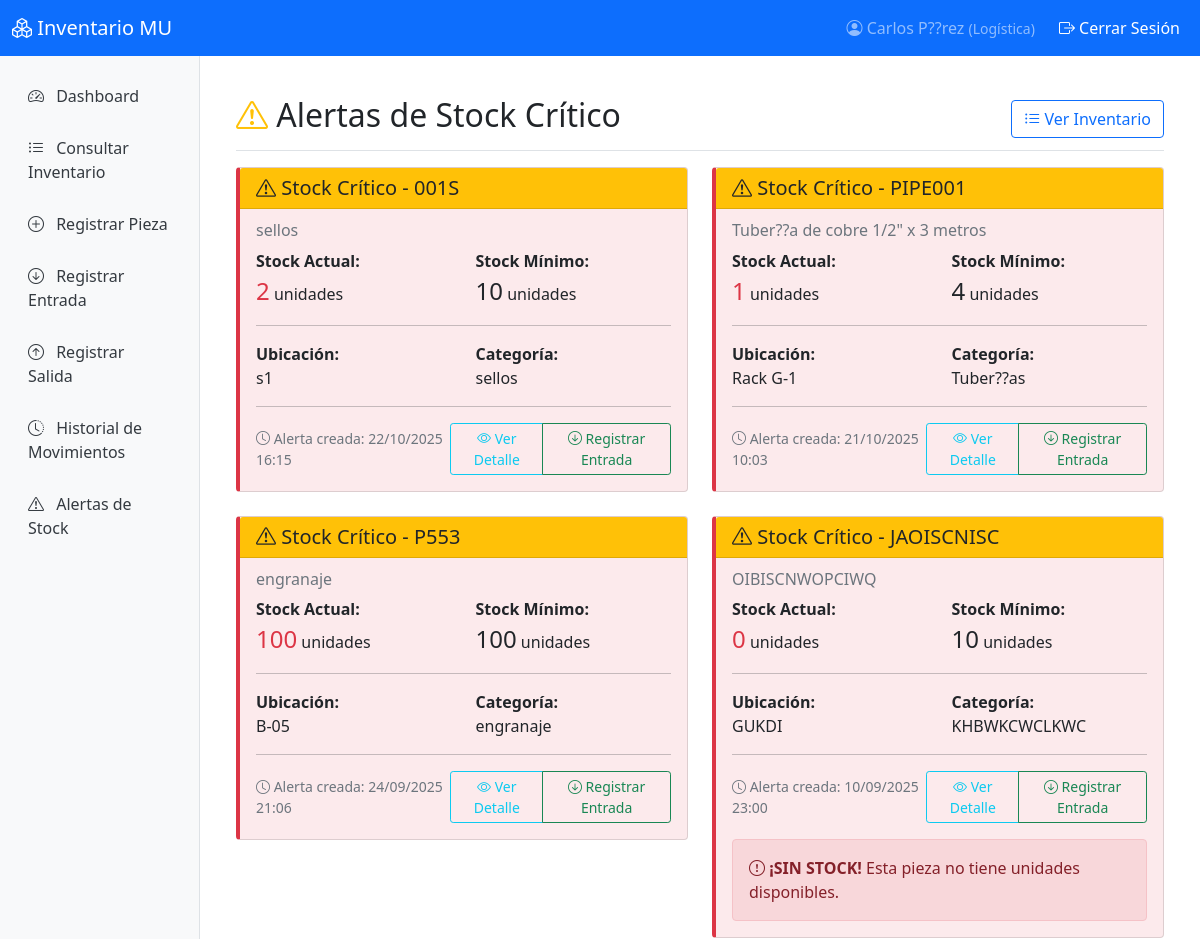
The app's page /inventario/alertas/ (signed in, upper part), older data.
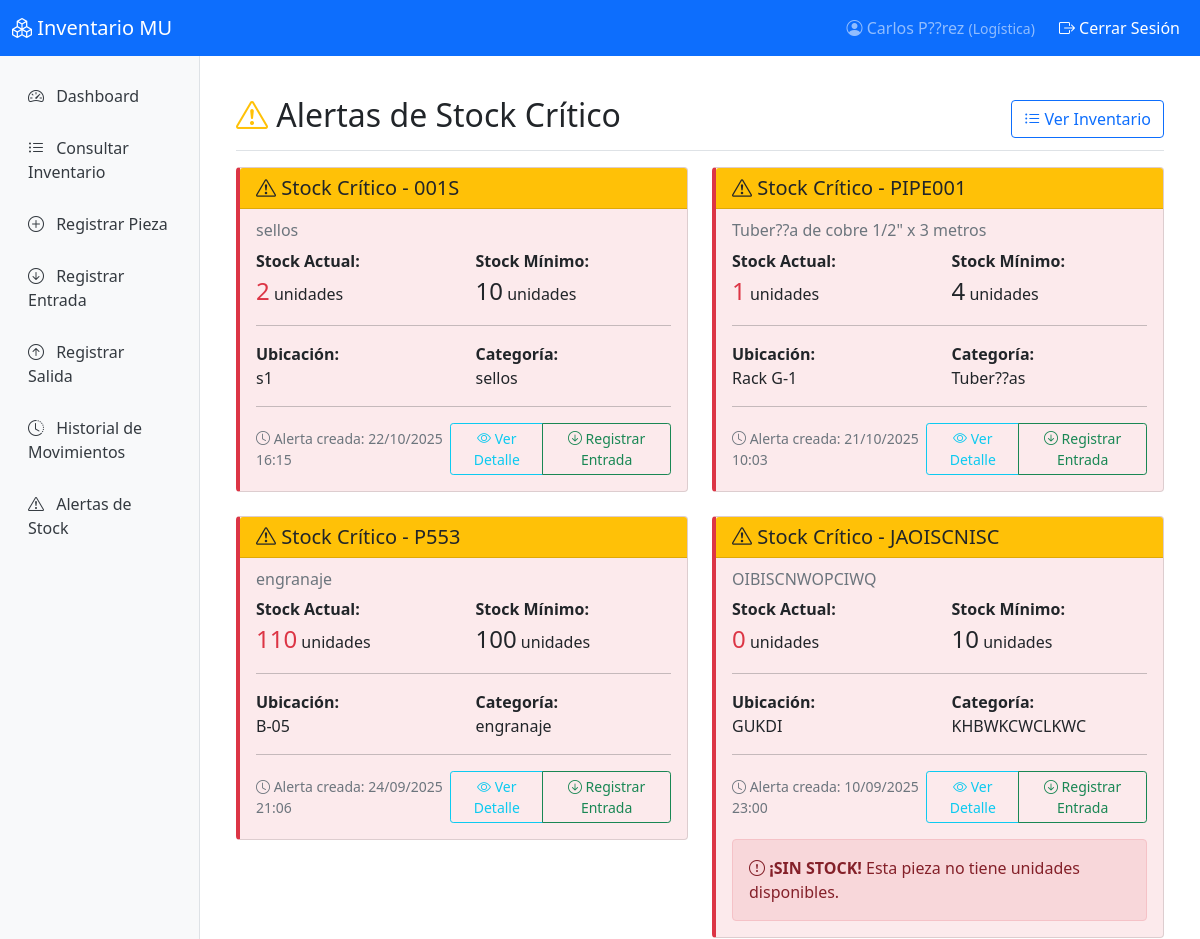
The same page, newer data.
### inventario/models.py (models this page shows, shortened)
class AlertaStock(models.Model):
    pieza = models.ForeignKey(
        Pieza,
        on_delete=models.CASCADE,
        verbose_name='Pieza'
    )
    fecha_alerta = models.DateTimeField(
        auto_now_add=True,
        verbose_name='Fecha de alerta'
    )
    activa = models.BooleanField(
        default=True,
        verbose_name='Alerta activa'
    )
    vista_por = models.ManyToManyField(
        User,
        blank=True,
        verbose_name='Vista por usuarios'
    )
    class Meta:
        verbose_name = 'Alerta de Stock'
        verbose_name_plural = 'Alertas de Stock'
        ordering = ['-fecha_alerta']

class Pieza(models.Model):
    codigo = models.CharField(
        max_length=50,
        unique=True,
        verbose_name='Código de pieza'
    )
    descripcion = models.TextField(verbose_name='Descripción')
    stock_actual = models.PositiveIntegerField(
        default=0,
        verbose_name='Stock actual'
    )
    stock_minimo = models.PositiveIntegerField(
        default=10,
        verbose_name='Stock mínimo'
    )
    ubicacion = models.CharField(
        max_length=100,
        verbose_name='Ubicación en bodega'
    )
    categoria = models.CharField(
        max_length=50,
        blank=True,
        verbose_name='Categoría'
    )
    fecha_creacion = models.DateTimeField(
        auto_now_add=True,
        verbose_name='Fecha de creación'
    )
    fecha_actualizacion = models.DateTimeField(
        auto_now=True,
        verbose_name='Última actualización'
    )
    ultima_modificacion_por = models.ForeignKey(
        User,
        null=True,
        blank=True,
        on_delete=models.SET_NULL,
        verbose_name='Última modificación por'
    )
    fecha_ultima_modificacion = models.DateTimeField(
        null=True,
        blank=True,
        verbose_name='Fecha de última modificación'
    )
    class Meta:
        verbose_name = 'Pieza'
        verbose_name_plural = 'Piezas'
        ordering = ['codigo']

### inventario/views.py (the view)
# urls.py: path('alertas/', views.alertas_stock, name='alertas_stock'),
@login_required
def alertas_stock(request):
    alertas = AlertaStock.objects.filter(activa=True).select_related('pieza')
    if request.method == 'POST':
        alerta_id = request.POST.get('alerta_id')
        if alerta_id:
            alerta = get_object_or_404(AlertaStock, id=alerta_id)
            alerta.vista_por.add(request.user)
            return JsonResponse({'status': 'success'})
    context = {
        'alertas': alertas,
    }
    return render(request, 'inventario/alertas.html', context)

### templates/inventario/alertas.html (shortened to what this page needs)
{% extends 'base.html' %}
{% block content %}
<div class="d-flex justify-content-between flex-wrap flex-md-nowrap align-items-center pt-3 pb-2 mb-3 border-bottom">
    <h1 class="h2">
        <i class="bi bi-exclamation-triangle text-warning"></i>
        Alertas de Stock Crítico
    </h1>
    <a href="{% url 'lista_piezas' %}" class="btn btn-outline-primary">
        <i class="bi bi-list-ul"></i> Ver Inventario
    </a>
</div>
{% if alertas %}
    <div class="row">
        {% for alerta in alertas %}
            <div class="col-md-6 mb-4">
                <div class="card alert-stock-critico">
                    <div class="card-header bg-warning text-dark">
                        <h5 class="card-title mb-0">
                            <i class="bi bi-exclamation-triangle"></i>
                            Stock Crítico - {{ alerta.pieza.codigo }}
                        </h5>
                    </div>
                    <div class="card-body">
                        <h6 class="card-subtitle mb-2 text-muted">{{ alerta.pieza.descripcion }}</h6>
                        <div class="row">
                            <div class="col-6">
                                <strong>Stock Actual:</strong><br>
                                <span class="fs-4 text-danger">{{ alerta.pieza.stock_actual }}</span> unidades
                            </div>
                            <div class="col-6">
                                <strong>Stock Mínimo:</strong><br>
                                <span class="fs-4">{{ alerta.pieza.stock_minimo }}</span> unidades
                            </div>
                        </div>
                        <hr>
                        <div class="row">
                            <div class="col-6">
                                <strong>Ubicación:</strong><br>
                                {{ alerta.pieza.ubicacion }}
                            </div>
                            <div class="col-6">
                                <strong>Categoría:</strong><br>
                                {{ alerta.pieza.categoria|default:"Sin categoría" }}
                            </div>
                        </div>
                        <hr>
                        <div class="d-flex justify-content-between align-items-center">
                            <small class="text-muted">
                                <i class="bi bi-clock"></i>
                                Alerta creada: {{ alerta.fecha_alerta|date:"d/m/Y H:i" }}
                            </small>
                            <div class="btn-group btn-group-sm">
                                <a href="{% url 'detalle_pieza' alerta.pieza.id %}"
                                   class="btn btn-outline-info">
                                    <i class="bi bi-eye"></i> Ver Detalle
                                </a>
                                {% if user.perfil in 'administrador,logistica' %}
                                    <a href="{% url 'registrar_entrada' %}?pieza={{ alerta.pieza.id }}"
                                       class="btn btn-outline-success">
                                        <i class="bi bi-arrow-down-circle"></i> Registrar Entrada
                                    </a>
                                {% endif %}
                            </div>
                        </div>
                        {% if alerta.pieza.stock_actual == 0 %}
                            <div class="alert alert-danger mt-3 mb-0">
                                <i class="bi bi-exclamation-circle"></i>
                                <strong>¡SIN STOCK!</strong> Esta pieza no tiene unidades disponibles.
                            </div>
                        {% endif %}
                    </div>
                </div>
            </div>
        {% endfor %}
    </div>
{% endif %}
{% endblock %}

Row changes from the older to the newer data that the page shows:
changed through a linked row, AlertaStock "engranaje": pieza.stock_actual "100" → "110"
